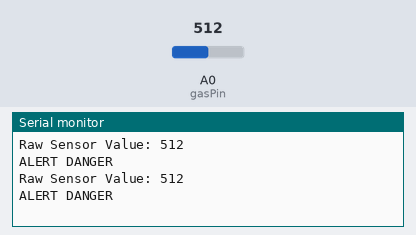
Recording of a sketch running on a simulated Arduino Uno, built with avr-gcc and run on an emulated ATmega328P. On the bench: the last lines printed to the serial monitor. The test bench sets the inputs (shaded band); at power-on: A0 (gasPin) = 512.

Above: at 1.8 s.
1.9 s: A0 (gasPin) set to 412
At 2.8 s:
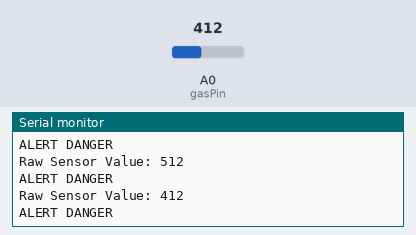
3.4 s: A0 (gasPin) set to 387
At 4.8 s:
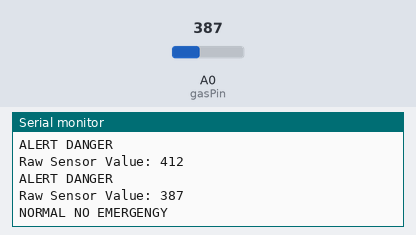
Timing chart, 0 to 6.4 s (numbered marks = the images above; inputs shaded):
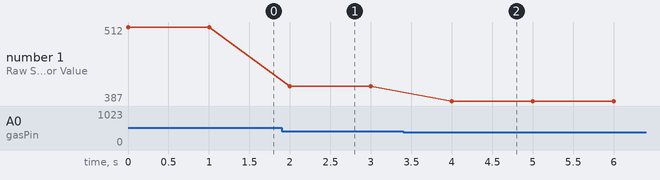

The sketch:

mq2_gas_sensor.ino
```cpp
/* Testing MQ-2 GAS sensor with serial monitor
   Suitable for detecting of LPG, i-butane, propane, methane ,alcohol, Hydrogen or smoke
*/
//GAS sensor output pin to Arduino analog A0 pin
const int gasPin = A0;

// Your threshold value
int sensorThreshold = 400;

void setup() {
  pinMode(gasPin, INPUT);
  Serial.begin(9600); //Initialize serial port - 9600 bps
}

void loop() {
  int analogSensor = readMQ2GasSensor(gasPin );
  Serial.print("Raw Sensor Value: ");
  Serial.println(analogSensor);

  if (analogSensor > sensorThreshold)
  {
   Serial.println("ALERT DANGER");
   //tone(buzzer, 1000, 200);
  }
  else
  {
  Serial.println("NORMAL NO EMERGENGY");
  //noTone(buzzer);
  }

  delay(1000); // Print value every 1 sec.
}

int readMQ2GasSensor(int gasPin )
{
  return (int) analogRead(gasPin);
}
```

Measured:
- the behaviour switches between 401 and 400 on A0 (gasPin) (found by bisection; images 1 and 2)
- after the input at 1.9 s, the serial monitor: prints a new line after 0.10 s (image 1)
- after the input at 3.4 s, the serial monitor: prints a new line after 0.60 s (image 2)
- plotted number 1: 512 → 412 after the input at 1.9 s, 412 → 387 after the input at 3.4 s
